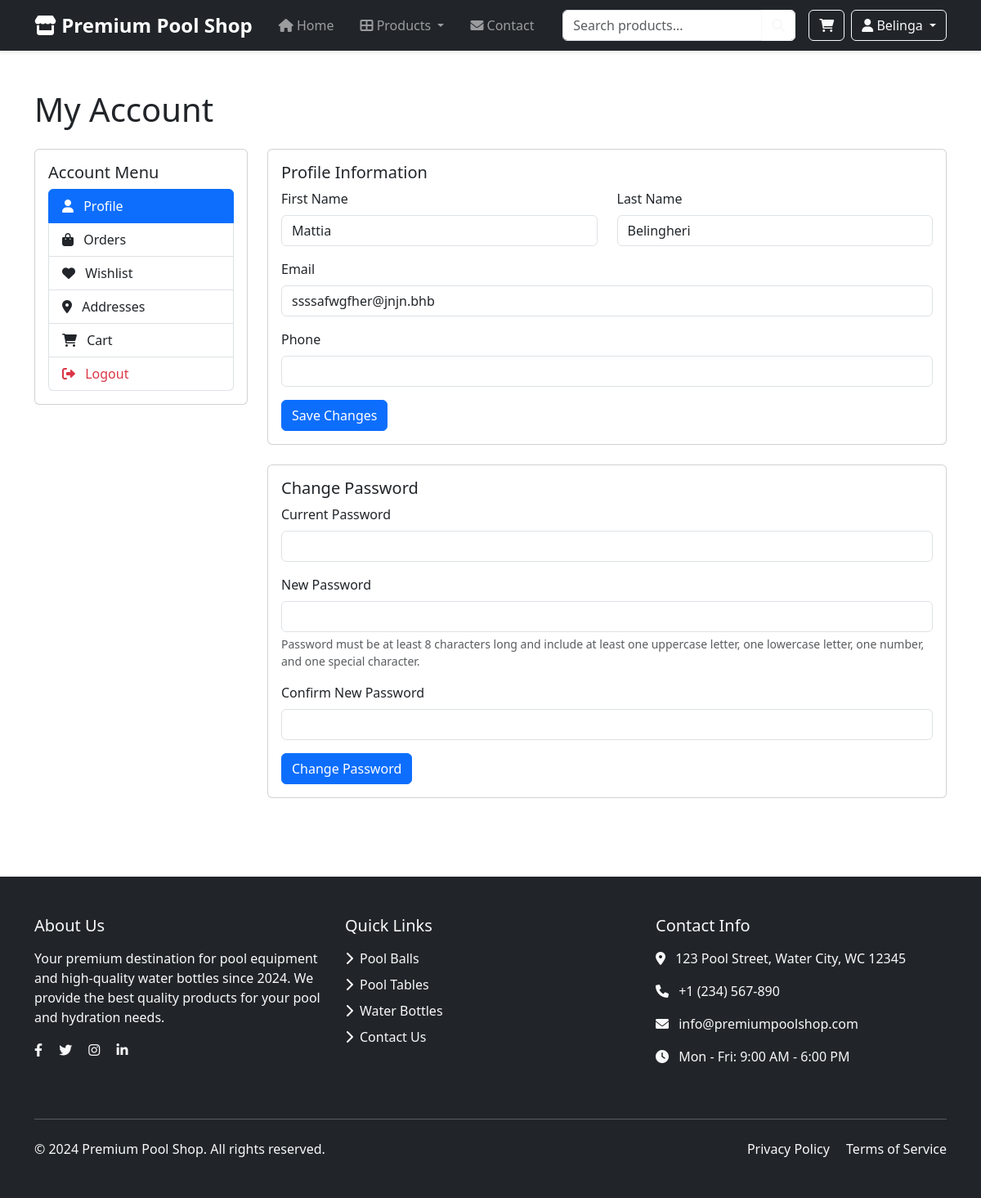
The page /account/account.php (signed in) on the database its author committed.
### tables this page shows
CREATE TABLE `users` (
  `id` int(11) NOT NULL,
  `username` varchar(50) NOT NULL,
  `email` varchar(100) NOT NULL,
  `password` varchar(255) NOT NULL,
  `first_name` varchar(50) NOT NULL,
  `last_name` varchar(50) NOT NULL,
  `address` text DEFAULT NULL,
  `city` varchar(100) DEFAULT NULL,
  `state` varchar(50) DEFAULT NULL,
  `country` varchar(50) DEFAULT NULL,
  `phone` varchar(20) DEFAULT NULL
);

### account/account.php (the view, shortened to what this page needs)
<?php
require_once __DIR__ . "/../includes/config/database.php";
$user_sql = "SELECT * FROM users WHERE id = ?";
$user_stmt = mysqli_prepare($conn, $user_sql);
mysqli_stmt_bind_param($user_stmt, "i", $_SESSION['user_id']);
mysqli_stmt_execute($user_stmt);
$user_result = mysqli_stmt_get_result($user_stmt);
$user = mysqli_fetch_assoc($user_result);
include __DIR__ . '/../includes/components/header.php';
?>
<div class="container py-5">
    <h1 class="mb-4">My Account</h1>
    <div class="row">
        <?php include __DIR__ . '/../includes/components/account_menu.php'; ?>
        <div class="col-md-9">
            <div class="card mb-4">
                <div class="card-body">
                    <h5 class="card-title">Profile Information</h5>
                    <form action="update_profile.php" method="POST" id="profileForm">
                        <div class="row">
                            <div class="col-md-12">
                                <div class="row">
                                    <div class="col-md-6 mb-3">
                                        <label for="first_name" class="form-label">First Name</label>
                                        <input type="text" class="form-control" id="first_name" name="first_name" value="<?php echo htmlspecialchars($user['first_name']); ?>" required>
                                    </div>
                                    <div class="col-md-6 mb-3">
                                        <label for="last_name" class="form-label">Last Name</label>
                                        <input type="text" class="form-control" id="last_name" name="last_name" value="<?php echo htmlspecialchars($user['last_name']); ?>" required>
                                    </div>
                                </div>
                                <div class="mb-3">
                                    <label for="email" class="form-label">Email</label>
                                    <input type="email" class="form-control" id="email" name="email" value="<?php echo htmlspecialchars($user['email']); ?>" required>
                                </div>
                                <div class="mb-3">
                                    <label for="phone" class="form-label">Phone</label>
                                    <input type="tel" class="form-control" id="phone" name="phone" value="<?php echo htmlspecialchars($user['phone'] ?? ''); ?>">
                                </div>
                                <button type="submit" class="btn btn-primary">Save Changes</button>
                            </div>
                        </div>
                    </form>
                </div>
            </div>
            <div class="card">
                <div class="card-body">
                    <h5 class="card-title">Change Password</h5>
                    <form action="change_password.php" method="POST" id="passwordForm">
                        <div class="mb-3">
                            <label for="current_password" class="form-label">Current Password</label>
                            <input type="password" class="form-control" id="current_password" name="current_password" required>
                        </div>
                        <div class="mb-3">
                            <label for="new_password" class="form-label">New Password</label>
                            <input type="password" class="form-control" id="new_password" name="new_password" required>
                            <div class="form-text">Password must be at least 8 characters long and include at least one uppercase letter, one lowercase letter, one number, and one special character.</div>
                        </div>
                        <div class="mb-3">
                            <label for="confirm_password" class="form-label">Confirm New Password</label>
                            <input type="password" class="form-control" id="confirm_password" name="confirm_password" required>
                        </div>
                        <button type="submit" class="btn btn-primary">Change Password</button>
                    </form>
                </div>
            </div>
        </div>
    </div>
</div>
<?php include __DIR__ . '/../includes/components/footer.php'; ?>

### rows shown on the page
users: first_name "Mattia", last_name "Belingheri", email "ssssafwgfher@jnjn.bhb"

### other values the page prints
getCurrentUsername() "Belinga"
